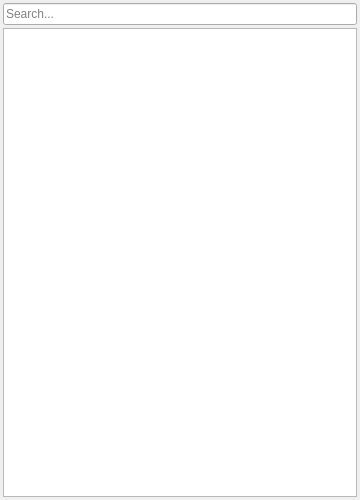
<?xml version="1.0" encoding="UTF-8"?>
<ui version="4.0">
 <class>CSelectResourcePanel</class>
 <widget class="QWidget" name="CSelectResourcePanel">
  <property name="geometry">
   <rect>
    <x>0</x>
    <y>0</y>
    <width>360</width>
    <height>500</height>
   </rect>
  </property>
  <property name="focusPolicy">
   <enum>Qt::StrongFocus</enum>
  </property>
  <property name="windowTitle">
   <string>Form</string>
  </property>
  <layout class="QVBoxLayout" name="verticalLayout">
   <property name="spacing">
    <number>3</number>
   </property>
   <property name="leftMargin">
    <number>3</number>
   </property>
   <property name="topMargin">
    <number>3</number>
   </property>
   <property name="rightMargin">
    <number>3</number>
   </property>
   <property name="bottomMargin">
    <number>3</number>
   </property>
   <item>
    <widget class="CTimedLineEdit" name="SearchBar">
     <property name="placeholderText">
      <string>Search...</string>
     </property>
    </widget>
   </item>
   <item>
    <widget class="QTableView" name="ResourceTableView">
     <property name="font">
      <font>
       <pointsize>9</pointsize>
      </font>
     </property>
     <property name="focusPolicy">
      <enum>Qt::NoFocus</enum>
     </property>
     <property name="alternatingRowColors">
      <bool>true</bool>
     </property>
     <property name="selectionMode">
      <enum>QAbstractItemView::SingleSelection</enum>
     </property>
     <property name="selectionBehavior">
      <enum>QAbstractItemView::SelectRows</enum>
     </property>
     <property name="verticalScrollMode">
      <enum>QAbstractItemView::ScrollPerPixel</enum>
     </property>
     <property name="horizontalScrollMode">
      <enum>QAbstractItemView::ScrollPerPixel</enum>
     </property>
     <property name="showGrid">
      <bool>false</bool>
     </property>
     <attribute name="horizontalHeaderVisible">
      <bool>false</bool>
     </attribute>
     <attribute name="horizontalHeaderStretchLastSection">
      <bool>true</bool>
     </attribute>
     <attribute name="verticalHeaderVisible">
      <bool>false</bool>
     </attribute>
     <attribute name="verticalHeaderDefaultSectionSize">
      <number>20</number>
     </attribute>
    </widget>
   </item>
  </layout>
 </widget>
 <customwidgets>
  <customwidget>
   <class>CTimedLineEdit</class>
   <extends>QLineEdit</extends>
   <header>Editor/Widgets/CTimedLineEdit.h</header>
  </customwidget>
 </customwidgets>
 <resources/>
 <connections/>
</ui>
